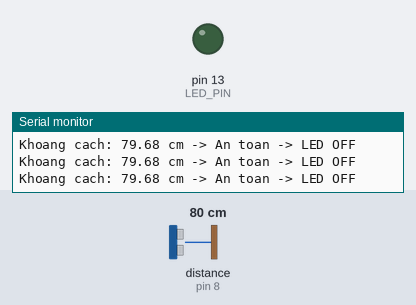
Simulated run of this sketch. Board: Arduino Uno, built with avr-gcc and run on an emulated ATmega328P. Parts: output pins drawn as LEDs (lit = HIGH), the last lines printed to the serial monitor. Wiring (from diagram.json): ultrasonic range finder: trigger pin 9; echo pin 8. The inputs (shaded band) are chosen by the test bench; at power-on: distance to the obstacle (sensor on pin 8) 80 cm. The echo pulse lasts 58.3 µs per cm; pins used as bus, display or sensor lines are not drawn.

Above: at 1.2 s.
1.3 s: distance to the obstacle (sensor on pin 8) set to 2 cm
At 2.2 s:
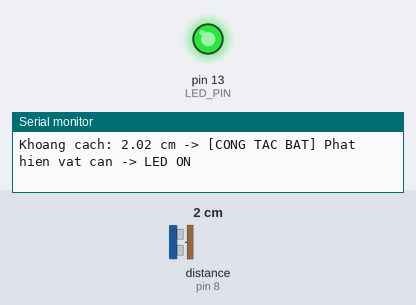
2.9 s: distance to the obstacle (sensor on pin 8) set to 18 cm
At 4.2 s:
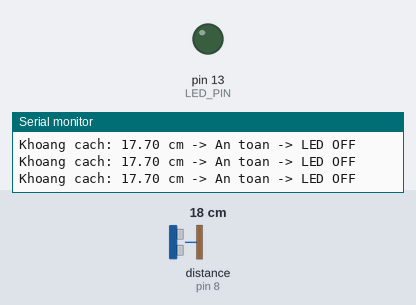
4.5 s: distance to the obstacle (sensor on pin 8) set to 4 cm
At 5.2 s:
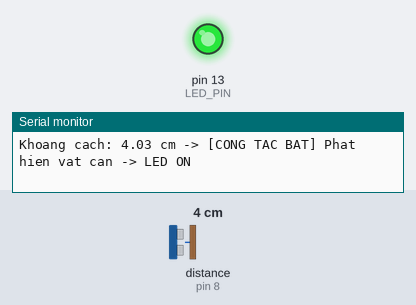
Timing chart, 0 to 7.5 s (numbered marks = the images above; inputs shaded):
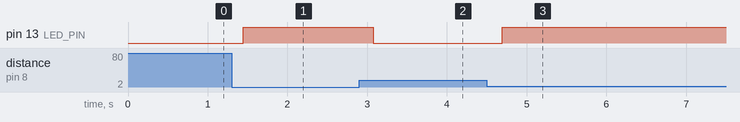

Measured:
- after the input at 1.3 s, pin 13 (LED_PIN): LOW → HIGH after 0.14 s
- after the input at 2.9 s, pin 13 (LED_PIN): HIGH → LOW after 0.17 s
- after the input at 4.5 s, pin 13 (LED_PIN): LOW → HIGH after 0.19 s

The sketch:

sketch.ino
```cpp
const int TRIG_PIN = 9;
const int ECHO_PIN = 8;
const int LED_PIN  = 13;

// Ngưỡng khoảng cách phát hiện vật cản (10 cm)
const float THRESHOLD_CM = 10.0;

void setup() {
  Serial.begin(9600);
  pinMode(TRIG_PIN, OUTPUT);
  pinMode(ECHO_PIN, INPUT);
  pinMode(LED_PIN, OUTPUT);
}

void loop() {
  // Phát xung siêu âm 10us
  digitalWrite(TRIG_PIN, LOW);
  delayMicroseconds(2);
  digitalWrite(TRIG_PIN, HIGH);
  delayMicroseconds(10);
  digitalWrite(TRIG_PIN, LOW);

  // Đo thời gian phản hồi
  long duration = pulseIn(ECHO_PIN, HIGH);
  float distance = duration * 0.0343 / 2.0;

  Serial.print("Khoang cach: ");
  Serial.print(distance);
  Serial.print(" cm -> ");

  // Hoạt động như Công tắc tiệm cận: Khoảng cách < 10cm thì BẬT công tắc (Sáng LED)
  if (distance > 0 && distance < THRESHOLD_CM) {
    digitalWrite(LED_PIN, HIGH);
    Serial.println("[CONG TAC BAT] Phat hien vat can -> LED ON");
  } else {
    digitalWrite(LED_PIN, LOW);
    Serial.println("An toan -> LED OFF");
  }

  delay(200);
}
```
